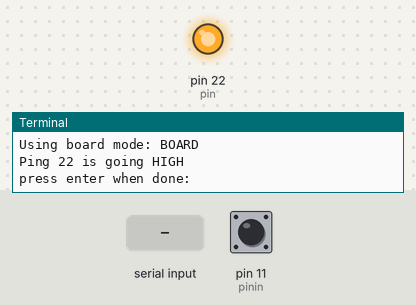
This program was run on a simulated Raspberry Pi (header pin numbers). Parts: output pins drawn as LEDs (lit = HIGH), the last lines printed to the terminal. Inputs (shaded band) come from the test bench; at power-on: pin 11 (pinin) LOW.

Above: at 1.2 s.
1.3 s: "1" typed at the terminal, then Enter
At 2.2 s:
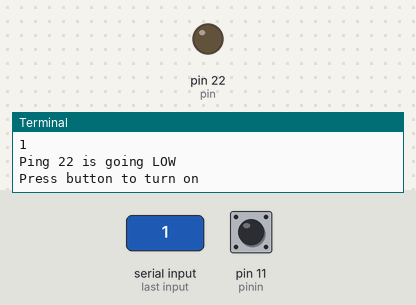
2.8 s: pin 11 (pinin) pulled HIGH for 3.2 s
At 3.4 s:
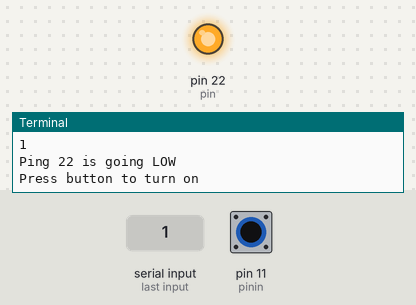
Timing chart, 0 to 7.5 s (numbered marks = the images above; inputs shaded):
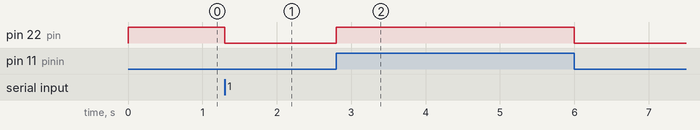

The program:

gpio_test.py
```python
#!/usr/bin/env python

# GPIO test
import RPi.GPIO as GPIO

GPIO.setmode(GPIO.BOARD)
#GPIO.setwarnings(False)

mode = 'UNOWN'
if GPIO.getmode() == GPIO.BOARD :
  mode = 'BOARD'
elif GPIO.getmode() == GPIO.BCM :
  mode = 'BCM'

print("Using board mode: {}".format(mode))

pin = 22
GPIO.setup(pin, GPIO.OUT)

print('Ping {} is going HIGH'.format(pin))
GPIO.output(pin,GPIO.HIGH)

raw_input('press enter when done: ')
print('Ping {} is going LOW'.format(pin))
GPIO.output(pin,GPIO.LOW)

# Test Input
pinin = 11
#GPIO.setup(pinin, GPIO.IN, pull_up_down=GPIO.PUD_UP)
GPIO.setup(pinin, GPIO.IN, pull_up_down=GPIO.PUD_DOWN)

print("Press button to turn on")
try:
  while True:
    if (GPIO.input(pinin) == 1):
      #print("on")
      GPIO.output(pin, 1)
    else:
      #print("off")
      GPIO.output(pin, 0)
except KeyboardInterrupt:
  GPIO.cleanup();

GPIO.cleanup()
print( "test.py Done")
```

Measured:
- after the input at 1.3 s, pin 22 (pin): HIGH → LOW at once
- after the input at 2.8 s, pin 22 (pin): LOW → HIGH at once, → LOW 3.2 s later
